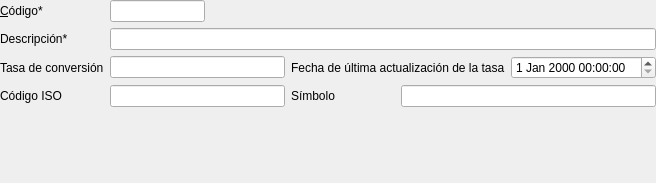
<?xml version="1.0" encoding="UTF-8"?>
<ui version="4.0">
 <class>frmBancos</class>
 <widget class="QWidget" name="frmBancos">
  <property name="geometry">
   <rect>
    <x>0</x>
    <y>0</y>
    <width>656</width>
    <height>183</height>
   </rect>
  </property>
  <property name="windowTitle">
   <string>Divisas</string>
  </property>
  <property name="windowIcon">
   <iconset resource="../../resources/resources.qrc">
    <normaloff>:/aplicacion/images/alephLogoIcon.ico</normaloff>:/aplicacion/images/alephLogoIcon.ico</iconset>
  </property>
  <layout class="QGridLayout" name="gridLayout">
   <property name="margin">
    <number>0</number>
   </property>
   <item row="0" column="0">
    <widget class="QLabel" name="lblNombre">
     <property name="text">
      <string>&amp;Código*</string>
     </property>
     <property name="buddy">
      <cstring>db_codigo</cstring>
     </property>
    </widget>
   </item>
   <item row="0" column="1">
    <widget class="DBLineEdit" name="db_codigo">
     <property name="whatsThis">
      <string>Descripción</string>
     </property>
     <property name="fieldName">
      <string>codigo</string>
     </property>
     <property name="dataEditable">
      <bool>true</bool>
     </property>
    </widget>
   </item>
   <item row="0" column="2" colspan="4">
    <spacer name="horizontalSpacer">
     <property name="orientation">
      <enum>Qt::Horizontal</enum>
     </property>
     <property name="sizeHint" stdset="0">
      <size>
       <width>422</width>
       <height>20</height>
      </size>
     </property>
    </spacer>
   </item>
   <item row="1" column="0">
    <widget class="QLabel" name="lblNombre_4">
     <property name="text">
      <string>Descripción*</string>
     </property>
     <property name="buddy">
      <cstring>db_codigo</cstring>
     </property>
    </widget>
   </item>
   <item row="1" column="1" colspan="5">
    <widget class="DBLineEdit" name="db_descripcion">
     <property name="whatsThis">
      <string>Descripción</string>
     </property>
     <property name="fieldName">
      <string>descripcion</string>
     </property>
     <property name="dataEditable">
      <bool>true</bool>
     </property>
    </widget>
   </item>
   <item row="2" column="0">
    <widget class="QLabel" name="lblNombre_2">
     <property name="text">
      <string>Tasa de conversión</string>
     </property>
     <property name="buddy">
      <cstring>db_codigo</cstring>
     </property>
    </widget>
   </item>
   <item row="2" column="3" colspan="2">
    <widget class="QLabel" name="lblNombre_5">
     <property name="text">
      <string>Fecha de última actualización de la tasa</string>
     </property>
     <property name="buddy">
      <cstring>db_codigo</cstring>
     </property>
    </widget>
   </item>
   <item row="2" column="5">
    <widget class="DBDateTimeEdit" name="db_fecha">
     <property name="fieldName">
      <string>fecha</string>
     </property>
     <property name="dataEditable">
      <bool>true</bool>
     </property>
    </widget>
   </item>
   <item row="3" column="0">
    <widget class="QLabel" name="lblNombre_10">
     <property name="text">
      <string>Código ISO</string>
     </property>
     <property name="buddy">
      <cstring>db_codigo</cstring>
     </property>
    </widget>
   </item>
   <item row="3" column="1" colspan="2">
    <widget class="DBLineEdit" name="db_codiso">
     <property name="whatsThis">
      <string>Descripción</string>
     </property>
     <property name="fieldName">
      <string>codiso</string>
     </property>
     <property name="dataEditable">
      <bool>true</bool>
     </property>
    </widget>
   </item>
   <item row="3" column="3">
    <widget class="QLabel" name="lblNombre_3">
     <property name="text">
      <string>Símbolo</string>
     </property>
     <property name="buddy">
      <cstring>db_codigo</cstring>
     </property>
    </widget>
   </item>
   <item row="4" column="0" colspan="6">
    <widget class="DBFileUpload" name="dbFileUpload">
     <property name="fieldName">
      <string>bandera</string>
     </property>
     <property name="dataEditable">
      <bool>true</bool>
     </property>
     <property name="groupName">
      <string>Bandera</string>
     </property>
    </widget>
   </item>
   <item row="2" column="1" colspan="2">
    <widget class="DBNumberEdit" name="db_tasaconv">
     <property name="fieldName">
      <string>tasaconv</string>
     </property>
     <property name="dataEditable">
      <bool>true</bool>
     </property>
    </widget>
   </item>
   <item row="3" column="4" colspan="2">
    <widget class="DBLineEdit" name="db_simbolo">
     <property name="whatsThis">
      <string>Descripción</string>
     </property>
     <property name="fieldName">
      <string>simbolo</string>
     </property>
     <property name="dataEditable">
      <bool>true</bool>
     </property>
    </widget>
   </item>
  </layout>
 </widget>
 <customwidgets>
  <customwidget>
   <class>DBDateTimeEdit</class>
   <extends>QDateTimeEdit</extends>
   <header>widgets/dbdatetimeedit.h</header>
  </customwidget>
  <customwidget>
   <class>DBLineEdit</class>
   <extends>QLineEdit</extends>
   <header>widgets/dblineedit.h</header>
  </customwidget>
  <customwidget>
   <class>DBNumberEdit</class>
   <extends>QLineEdit</extends>
   <header>widgets/dbnumberedit.h</header>
  </customwidget>
  <customwidget>
   <class>DBFileUpload</class>
   <extends>QWidget</extends>
   <header>widgets/dbfileupload.h</header>
  </customwidget>
 </customwidgets>
 <resources>
  <include location="../../resources/resources.qrc"/>
 </resources>
 <connections/>
</ui>
